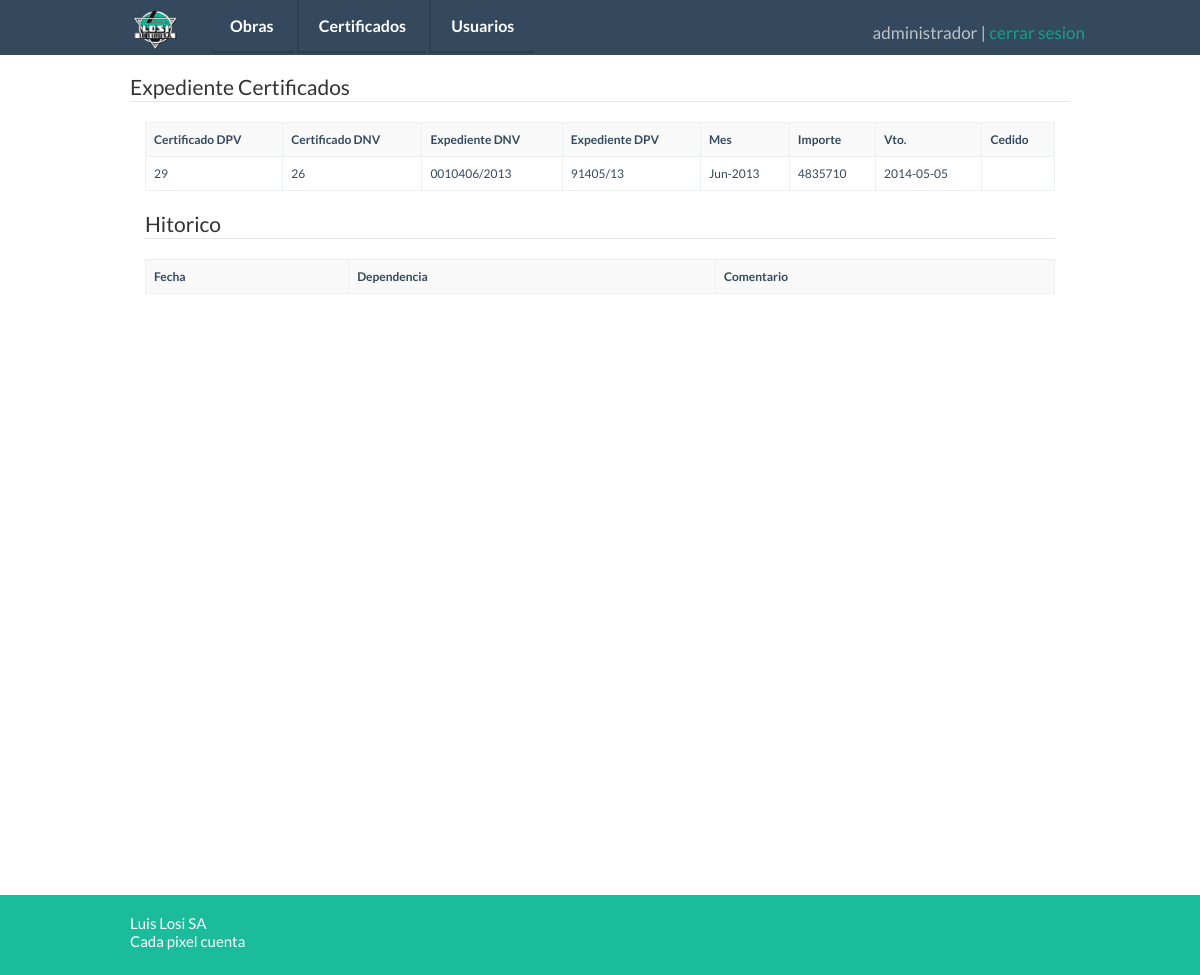
Page /historiaCertificado/index.php?id=4 (signed in) on the earlier database version.
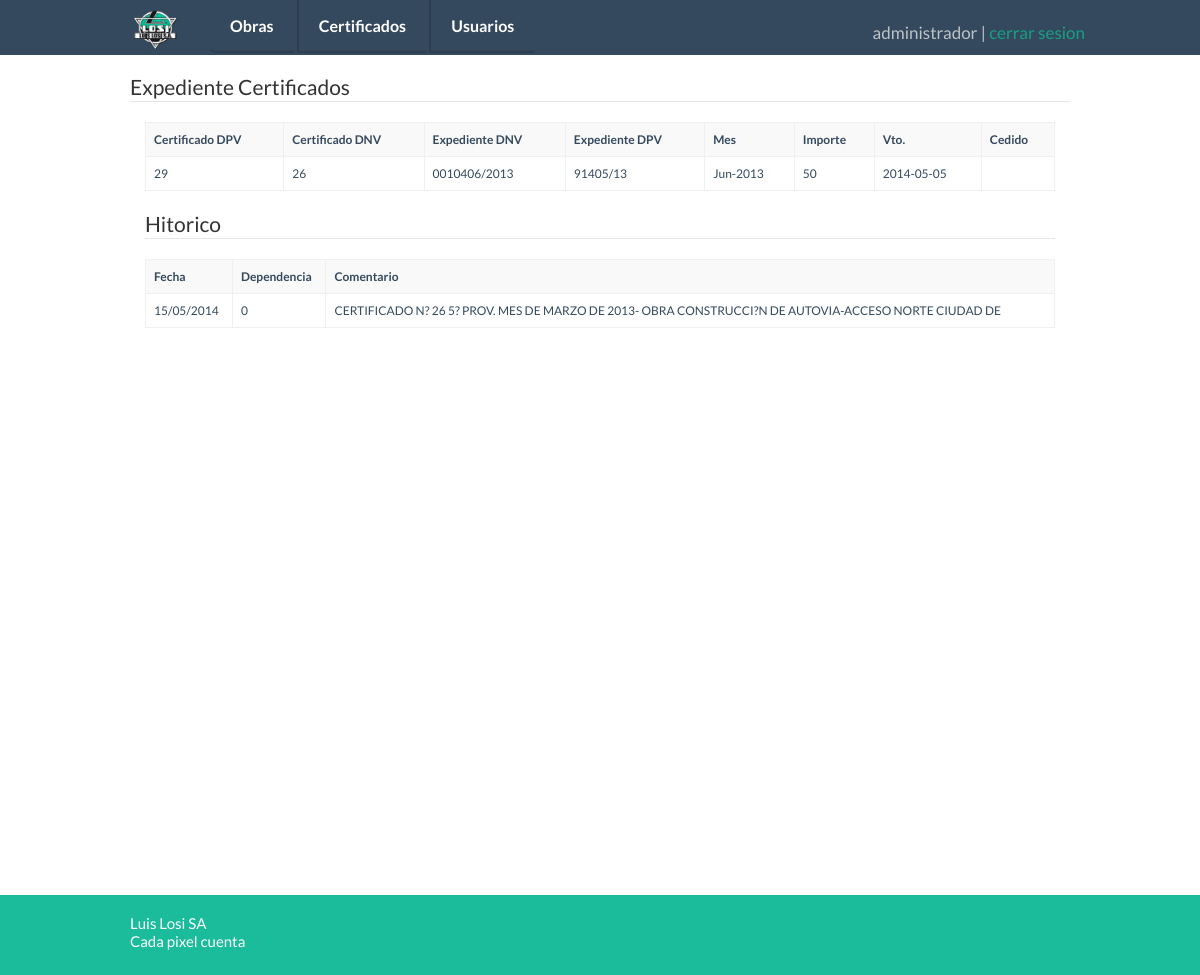
Same page on the later database version.
### tables this page shows
CREATE TABLE `expediente` (
  `idexpediente` int(10) unsigned NOT NULL AUTO_INCREMENT,
  `idCertificacion` int(10) unsigned NOT NULL,
  `certDpv` varchar(25) DEFAULT NULL,
  `certDnv` varchar(25) DEFAULT NULL,
  `expDpv` varchar(15) DEFAULT NULL,
  `expDnv` varchar(15) DEFAULT NULL,
  `mes` varchar(30) DEFAULT NULL,
  `dependencia` smallint(5) DEFAULT NULL,
  `comentario` varchar(100) DEFAULT NULL,
  `importe` float DEFAULT NULL,
  `vencimiento` date DEFAULT NULL,
  `cedido` varchar(100) DEFAULT NULL,
  `finalizado` char(1) DEFAULT 'N',
  PRIMARY KEY (`idexpediente`),
  KEY `FK_expediente_1` (`idCertificacion`),
  CONSTRAINT `FK_expediente_1` FOREIGN KEY (`idCertificacion`) REFERENCES `certificacion` (`id`) ON DELETE CASCADE ON UPDATE CASCADE
);

CREATE TABLE `exphistoria` (
  `idexpediente` int(10) unsigned NOT NULL,
  `fecha` timestamp NOT NULL DEFAULT CURRENT_TIMESTAMP,
  `dependencia` smallint(5) DEFAULT NULL,
  `comentario` varchar(100) DEFAULT NULL,
  PRIMARY KEY (`idexpediente`,`fecha`) USING BTREE
);

### clases/ActiveRecord/ActiveRecordAbstractFactory.php (called while the page is built, shortened)
<?php
require_once "MysqlActiveRecordAbstractFactory.php";
abstract class ActiveRecordAbstractFactory {
    public static function getActiveRecordFactory($motor = self::MYSQL) {
        switch ($motor) {
        case self::MYSQL:
            return new MysqlActiveRecordAbstractFactory();
        }
    }
}
?>

### clases/ActiveRecord/MysqlActiveRecordAbstractFactory.php (called while the page is built, shortened)
<?php
require_once '../clases/ActiveRecord/ActiveRecordAbstractFactory.php';
require_once '../clases/ActiveRecord/MysqlObrasEjecutadasActiveRecord.php';
require_once '../clases/ActiveRecord/MysqlExpedienteActiveRecord.php';
require_once '../clases/ActiveRecord/MysqlExpHistoriaActiveRecord.php';
class MysqlActiveRecordAbstractFactory extends ActiveRecordAbstractFactory
{
   public function getExpedienteActiveRecord() {
      return new MysqlExpedienteActiveRecord();
   }
   public function getExpHistotiaActiveRecord() {
      return new MysqlExpHistoriaActiveRecord();
   }
}

### clases/ValueObject/ExpedienteValueObject.php (called while the page is built, shortened)
<?php
class ExpedienteValueObject {
    private $idexpediente, $idCertificacion, $certDpv, $certDnv, $expDpv, $expDnv;
    private $mes, $dependencia, $comentario, $importe, $vencimiento, $cedido, $finalizado;
    public function getIdexpediente() {
        return $this->idexpediente;
    }
    public function getCertDpv() {
        return $this->certDpv;
    }
    public function getCertDnv() {
        return $this->certDnv;
    }
    public function getExpDpv() {
        return $this->expDpv;
    }
    public function getExpDnv() {
        return $this->expDnv;
    }
    public function getMes() {
        return $this->mes;
    }
    public function getImporte() {
        return $this->importe;
    }
    public function getVencimiento() {
        return $this->vencimiento;
    }
    public function setIdexpediente($idexpediente) {
        $this->idexpediente = $idexpediente;
    }
    public function setCertDpv($certDpv) {
        $this->certDpv = $certDpv;
    }
    public function setCertDnv($certDnv) {
        $this->certDnv = $certDnv;
    }
    public function setExpDpv($expDpv) {
        $this->expDpv = $expDpv;
    }
    public function setExpDnv($expDnv) {
        $this->expDnv = $expDnv;
    }
    public function setMes($mes) {
        $this->mes = $mes;
    }
    public function setImporte($importe) {
        $this->importe = $importe;
    }
    public function setVencimiento($vencimiento) {
        $this->vencimiento = $vencimiento;
    }
}

### clases/ActiveRecord/MysqlExpedienteActiveRecord.php (called while the page is built, shortened)
<?php
include_once '../clases/ValueObject/ExpedienteValueObject.php';
class MysqlExpedienteActiveRecord implements ActiveRecord {
    public function buscarPorExpediente($oValueObject) {
        $sql = "SELECT * FROM expediente WHERE idexpediente = "
                . $oValueObject->getIdexpediente();
        $resultado = mysql_query($sql);
        if($resultado){
            $aExpediente = array();
            while ($fila = mysql_fetch_object($resultado)){
                $oExpediente = new ExpedienteValueObject();
                $oExpediente->setIdexpediente($fila->idexpediente);
                $oExpediente->setIdCertificacion($fila->idCertificacion);
                $oExpediente->setCertDpv($fila->certDpv);
                $oExpediente->setCertDnv($fila->certDnv);
                $oExpediente->setExpDpv($fila->expDpv);
                $oExpediente->setExpDnv($fila->expDnv);
                $oExpediente->setMes($fila->mes);
                $oExpediente->setDependencia($fila->dependencia);
                $oExpediente->setComentario($fila->comentario);
                $oExpediente->setImporte($fila->importe);
                $oExpediente->setVencimiento($fila->vencimiento);
                $oExpediente->setCedido($fila->cedido);
                $aExpediente[] = $oExpediente;
            }
            return $aExpediente;
        } else {
            return false;
        }
    }
}

### clases/ValueObject/ExpHistoriaValueObject.php (called while the page is built)
<?php
class ExpHistoriaValueObject {
    private $idexpediente, $fecha, $dependencia, $comentario;
    public function getIdexpediente() {
        return $this->idexpediente;
    }
    public function getFecha() {
        return $this->fecha;
    }
    public function getDependencia() {
        return $this->dependencia;
    }
    public function getComentario() {
        return $this->comentario;
    }
    public function setIdexpediente($idexpediente) {
        $this->idexpediente = $idexpediente;
    }
    public function setFecha($fecha) {
        $this->fecha = $fecha;
    }
    public function setDependencia($dependencia) {
        $this->dependencia = $dependencia;
    }
    public function setComentario($comentario) {
        $this->comentario = $comentario;
    }
}

### clases/ActiveRecord/MysqlExpHistoriaActiveRecord.php (called while the page is built, shortened)
<?php
include_once '../clases/ValueObject/ExpHistoriaValueObject.php';
class MysqlExpHistoriaActiveRecord implements ActiveRecord {
    public function buscar($oValueObject) {
        $sql = "SELECT idexpediente, DATE_FORMAT(fecha, '%d/%m/%Y') as fecha, dependencia, comentario "
                . "FROM exphistoria WHERE idexpediente = "
                . $oValueObject->getIdexpediente();
        $resultado = mysql_query($sql);
        if($resultado){
            $aExpediente = array();
            while ($fila = mysql_fetch_object($resultado)){
                $oExpediente = new ExpHistoriaValueObject();
                $oExpediente->setIdexpediente($fila->idexpediente);
                $oExpediente->setFecha($fila->fecha);
                $oExpediente->setDependencia($fila->dependencia);
                $oExpediente->setComentario($fila->comentario);
                $aExpediente[] = $oExpediente;
            }
            return $aExpediente;
        } else {
            return false;
        }
    }
}

### historiaCertificado/index.php (the view, shortened to what the changed rows need)
<?php
require_once '../clases/ActiveRecord/ActiveRecordAbstractFactory.php';
$oMysql = ActiveRecordAbstractFactory::getActiveRecordFactory(ActiveRecordAbstractFactory::MYSQL);
$oMysql->conectar();
?>
<!DOCTYPE html>
<html>
    <head>
        <?php include_once "../includes/php/estilos.php"; ?>
    </head>
    <body>
        <div class="container">
            <div class="form-group col-lg-12">
                <?php
                $oExpediente = new ExpedienteValueObject();
                $oMysqlExpediente = $oMysql->getExpedienteActiveRecord();
                $oExpediente->setIdexpediente($_GET['id']);
                $oExpediente = $oMysqlExpediente->buscarPorExpediente($oExpediente);
                ?>
                <table class="table table-striped table-bordered table-hover">
                    <tr>
                        <th>Certificado DPV</th>
                        <th>Certificado DNV</th>
                        <th>Expediente DNV</th>
                        <th>Expediente DPV</th>
                        <th>Mes</th>
                        <th>Importe</th>
                        <th>Vto.</th>
                        <th>Cedido</th>
                    </tr>
                    <tr>
                        <td><?php echo $oExpediente[0]->getCertDpv(); ?></td>
                        <td><?php echo $oExpediente[0]->getCertDnv(); ?></td>
                        <td><?php echo $oExpediente[0]->getExpDnv(); ?></td>
                        <td><?php echo $oExpediente[0]->getExpDpv(); ?></td>
                        <td><?php echo $oExpediente[0]->getMes(); ?></td>
                        <td><?php echo $oExpediente[0]->getImporte(); ?></td>
                        <td><?php echo $oExpediente[0]->getVencimiento(); ?></td>
                        <td><?php echo $oExpediente[0]->getCedido(); ?></td>
                    </tr>
                </table>
                <?php
                $oExpHistoria = new ExpHistoriaValueObject();
                $oMysqlExpHistoria = $oMysql->getExpHistotiaActiveRecord();
                $oExpHistoria->setIdexpediente($oExpediente[0]->getIdexpediente());
                $oExpHistoria = $oMysqlExpHistoria->buscar($oExpHistoria);
                ?>
                <table class="table table-striped table-bordered table-hover">
                    <tr>
                        <th>Fecha</th>
                        <th>Dependencia</th>
                        <th>Comentario</th>
                    </tr>
                    <?php
                    foreach ($oExpHistoria as $historia) {
                    ?>
                    <tr>
                        <td><?php echo $historia->getFecha(); ?></td>
                        <td><?php echo $historia->getDependencia(); ?></td>
                        <td><?php echo $historia->getComentario(); ?></td>
                    </tr>
                    <?php
                    }
                    ?>
                </table>
            </div>
        </div>
    </body>
</html>

Differences in the rows shown:
changed expediente: importe "4835710" → "50"
added exphistoria: Fecha "15/05/2014", dependencia "0", comentario "CERTIFICADO N? 26 5? PROV. MES DE MARZO DE 2013- OBRA CONSTRUCCI?N DE AUTOVIA-ACCESO NORTE CIUDAD DE"
